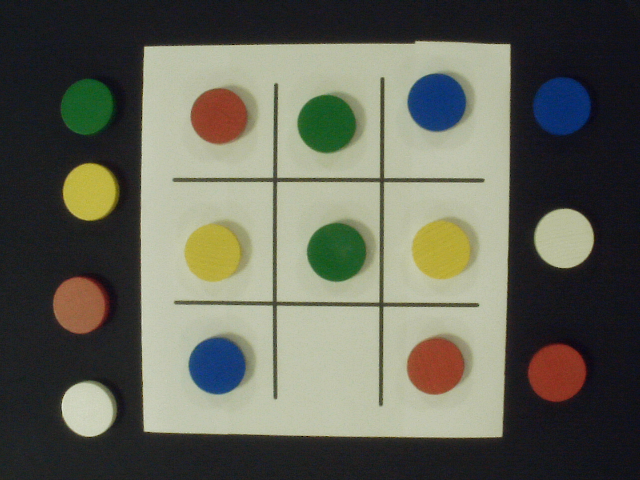
#> input picture Imagenes/javi_14.png, 640 x 480 px, found by its file name
$ python ejemplo_procesado_frame.py
#> lines starting #> are read from the running program, lines starting #| are printed output that depends on the picture; after the words box and inside, x2 and y2 are one past the last pixel; in counts of white or black regions, pixels touching at a corner belong together
### Visión/vision_tablero.py
import cv2
import numpy as np

# Umbral superior e inferior para cada color
umbral_inferior_azul = np.array([90, 50, 50])
umbral_superior_azul = np.array([130, 255, 255])
umbral_inferior_rojo1 = np.array([0, 100, 100])
umbral_superior_rojo1 = np.array([10, 255, 255])
umbral_inferior_rojo2 = np.array([160, 100, 100])
umbral_superior_rojo2 = np.array([180, 255, 255])
umbral_inferior_amarillo = np.array([20, 100, 100])
umbral_superior_amarillo = np.array([40, 255, 255])

# Devuelve máscaras para cada color
def obtener_mascaras_colores(frame):
    hsv = cv2.cvtColor(frame, cv2.COLOR_BGR2HSV)
    mascara_amarillo = cv2.inRange(hsv, umbral_inferior_amarillo, umbral_superior_amarillo)
    mascara_azul = cv2.inRange(hsv, umbral_inferior_azul, umbral_superior_azul)
    mascara_rojo1 = cv2.inRange(hsv, umbral_inferior_rojo1, umbral_superior_rojo1)
    mascara_rojo2 = cv2.inRange(hsv, umbral_inferior_rojo2, umbral_superior_rojo2)
    mascara_rojo = mascara_rojo1 + mascara_rojo2

    return mascara_amarillo, mascara_azul, mascara_rojo

# Devuelve un array de fichas (circulares) detectadas en 'frame' de un color contenido en 'mascara'
def obtener_fichas_color(frame, mascara) -> []:
    fichas = cv2.bitwise_and(frame, frame, mask = mascara)
    frame_gris = cv2.cvtColor(fichas, cv2.COLOR_BGR2GRAY)
    frame_gris = cv2.medianBlur(frame_gris, 5)
    fichas = cv2.HoughCircles(frame_gris, cv2.HOUGH_GRADIENT_ALT, 1, 20, param1=100, param2=0, minRadius=24, maxRadius=0)

    if fichas is not None:
        fichas = np.uint16(np.around(fichas))

    return fichas

# Devuelve los parámetros x, y, w, h que delimitan el rectángulo del tablero
def obtener_rectangulo_tablero(frame):
    frame_gris = cv2.cvtColor(frame, cv2.COLOR_BGR2GRAY)
    frame_desenfocado = cv2.GaussianBlur(frame_gris, (5, 5), 0)
    _, frame_umbralizado = cv2.threshold(frame_desenfocado, 50, 255, cv2.THRESH_BINARY)
    frame_bordes = cv2.Canny(frame_umbralizado, 20, 80)
    contornos, _ = cv2.findContours(frame_bordes, cv2.RETR_EXTERNAL, cv2.CHAIN_APPROX_SIMPLE)
    contorno_tablero = max(contornos, key=cv2.contourArea)

    return cv2.boundingRect(contorno_tablero)

# Devuelve las casillas con los parámetros x, y, w, h que delimitan el rectángulo del tablero
def obtener_rectangulos_casillas(rectangulo_tablero):
    ancho_casilla = int(rectangulo_tablero[2]/3)
    alto_casilla = int(rectangulo_tablero[3]/3)
    rectangulos_casillas = []

    for i in range(3):
        for j in range(3):
            rectangulos_casillas.append((rectangulo_tablero[0] + j*ancho_casilla,
                                         rectangulo_tablero[1] + i*alto_casilla, ancho_casilla, alto_casilla))

    return rectangulos_casillas

# Devuelve True si el centro de 'ficha' está dentro de 'rectangulo' (x, y, w, h)
def dentro(ficha, rectangulo) -> bool:
    centro_ficha_x = ficha[0]
    centro_ficha_y = ficha[1]
    radio_ficha = ficha[2]-5
    #radio_ficha = 5
    if  (rectangulo[0] < (centro_ficha_x-radio_ficha)) and ((centro_ficha_x+radio_ficha) < (rectangulo[0]+rectangulo[2])) and \
        (rectangulo[1] < (centro_ficha_y-radio_ficha)) and ((centro_ficha_y+radio_ficha) < (rectangulo[1]+rectangulo[3])):
        return True
    else:
        return False

# Devuelve la primera 'ficha' que no está dentro de 'rectangulo_tablero'
def obtener_ficha_libre(fichas, rectangulo_tablero):
    for i in fichas[0, :]:
        if not dentro(i, rectangulo_tablero):
            return i

# Devuelve un entero que transformado a base 3 representa el estado del tablero
def obtener_estado_tablero(frame) -> int:
    rect_tablero = obtener_rectangulo_tablero(frame)
    rect_casillas = obtener_rectangulos_casillas(rect_tablero)
    mascara_2, mascara_1, _ = obtener_mascaras_colores(frame)
    fichas_1 = obtener_fichas_color(frame, mascara_1)
    fichas_2 = obtener_fichas_color(frame, mascara_2)
    estado = 0

    for i in range(9):
        print("i: ", i)
        if fichas_1 is not None:
            for j in fichas_1[0, :]:
                if dentro(j, rect_casillas[i]):
                    print("azul: ", j)
                    estado += 1*(3**i)
        if fichas_2 is not None:
            for k in fichas_2[0, :]:
                if dentro(k, rect_casillas[i]):
                    print("amarillo: ",k)
                    estado += 2*(3**i)

    return estado

# Dibuja contornos y formas sobre el frame
def dibujar_sobre_frame(frame):
    rect_tablero = obtener_rectangulo_tablero(frame)
    rect_casillas = obtener_rectangulos_casillas(rect_tablero)
    mascara_2, mascara_1, _ = obtener_mascaras_colores(frame)

    # Dibuja el rectángulo del tablero y las casillas
    cv2.rectangle(frame, (rect_tablero[0],rect_tablero[1]),
                (rect_tablero[0]+rect_tablero[2], rect_tablero[1]+rect_tablero[3]), (0, 255, 0), 1)
    for casilla in rect_casillas:
        cv2.rectangle(frame, (casilla[0],casilla[1]), (casilla[0]+casilla[2], casilla[1]+casilla[3]), (0, 255, 0), 1)

    # Dibuja sobre el frame el centro de las fichas del jugador 1 y su circunferencia
    fichas_1 = obtener_fichas_color(frame, mascara_1)
    if fichas_1 is not None:
        for i in fichas_1[0, :]:
            cv2.circle(frame, (i[0], i[1]), 2, (255, 255, 200), 3)
            if dentro(i, rect_tablero):
                cv2.circle(frame, (i[0], i[1]), i[2], (0, 255, 0), 3)
            else:
                cv2.circle(frame, (i[0], i[1]), i[2], (0, 255, 255), 3)
        ficha_libre = obtener_ficha_libre(fichas_1, rect_tablero)
        if ficha_libre is not None:
            print('Ficha libre 1, X: ', ficha_libre[0])
            print('Ficha libre 1, Y: ',ficha_libre[1])

    # Dibuja sobre el frame el centro de las fichas del jugador 2 y su circunferencia
    fichas_2 = obtener_fichas_color(frame, mascara_2)
    if fichas_2 is not None:
        for i in fichas_2[0, :]:
            cv2.circle(frame, (i[0], i[1]), 2, (0, 150, 255), 3)
            if dentro(i, rect_tablero):
                cv2.circle(frame, (i[0], i[1]), i[2], (0, 255, 0), 3)
            else:
                cv2.circle(frame, (i[0], i[1]), i[2], (0, 255, 255), 3)
        ficha_libre = obtener_ficha_libre(fichas_2, rect_tablero)
        if ficha_libre is not None:
            print('Ficha libre 2, X: ', ficha_libre[0])
            print('Ficha libre 2, Y: ',ficha_libre[1])

    return frame

### Visión/ejemplo_procesado_frame.py
import cv2
import numpy as np
import vision_tablero as vt

# Carga una imagen
image = cv2.imread('Imagenes/javi_14.png')
#> image is the input picture: shape (480, 640, 3); mean B, G, R 87.8, 100.2, 99

# Obtiene el estado del tablero
# Siempre se obtiene el estado del tablero antes de dibujar en el frame!
print(vt.obtener_estado_tablero(image))
#> in obtener_rectangulo_tablero, `_, frame_umbralizado = cv2.threshold(frame_desenfocado, 50, 255, cv2.T..`:
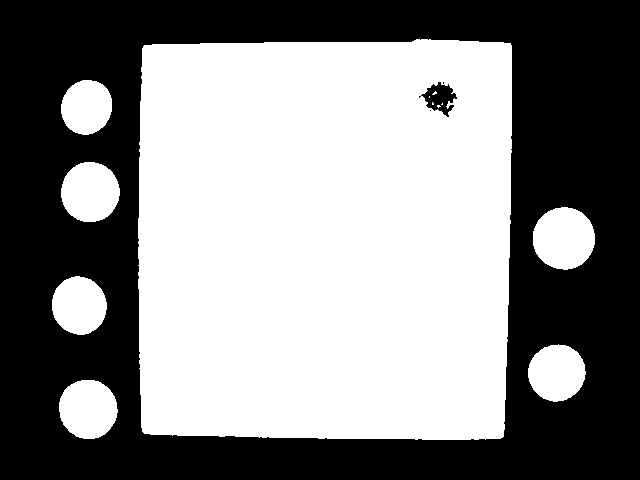
#> frame_umbralizado: shape (480, 640); 52.6% white; 4 black regions (2 under 20 px), largest, box (x1, y1, x2, y2) and area: (0, 0, 640, 480) 145021, (419, 82, 457, 117) 649
#> in obtener_rectangulo_tablero, `frame_bordes = cv2.Canny(frame_umbralizado, 20, 80)`:
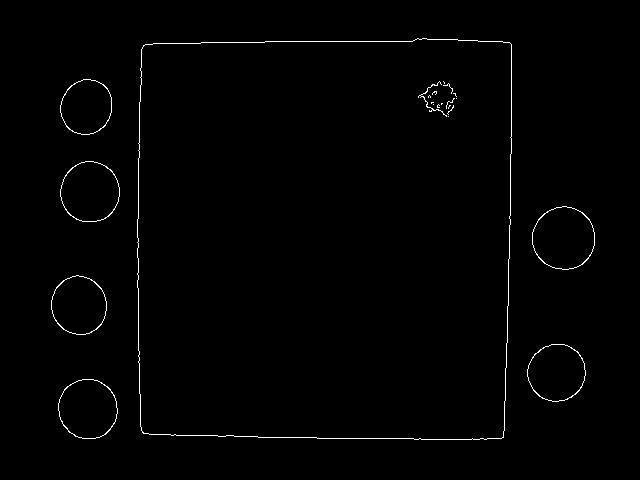
#> frame_bordes: shape (480, 640); 0.92% white in thin lines or dots, all inside (x1, y1, x2, y2) = (51, 38, 595, 440)
#> in obtener_rectangulo_tablero, `contornos, _ = cv2.findContours(frame_bordes, cv2.RETR_EXTERNAL, cv2.C..`: contornos = 7 contours; box (x1, y1, x2, y2) and area: (137, 38, 512, 440) 146290, (532, 206, 595, 270) 3075, (60, 161, 120, 222) 2796, (58, 379, 118, 439) 2757, (527, 344, 586, 402) 2580, (51, 275, 107, 335) 2526, (60, 79, 112, 135) 2214
#> in obtener_rectangulo_tablero, `contorno_tablero = max(contornos, key=cv2.contourArea)`: contorno_tablero = contour of 148 points, box (x1, y1, x2, y2) (137, 38, 512, 440), area 146290
#> in obtener_estado_tablero, `rect_tablero = obtener_rectangulo_tablero(frame)`: rect_tablero = (137, 38, 375, 402)
#> in obtener_rectangulos_casillas, `ancho_casilla = int(rectangulo_tablero[2]/3)`: ancho_casilla = 125
#> in obtener_rectangulos_casillas, `alto_casilla = int(rectangulo_tablero[3]/3)`: alto_casilla = 134
#> after the loop in obtener_rectangulos_casillas, `for i in range(3):`: rectangulos_casillas = [(137, 38, 125, 134), (262, 38, 125, 134), (387, 38, 125, 134), (137, 172, 125, 134), (262, 172, 125, 134), (387, 172, 125, 134), (137, 306, 125, 134), (262, 306, 125, 134), (387, 306, 125, 134)]
#> in obtener_estado_tablero, `rect_casillas = obtener_rectangulos_casillas(rect_tablero)`: rect_casillas has the same summary as rectangulos_casillas in obtener_rectangulos_casillas
#> in obtener_fichas_color, `fichas = cv2.HoughCircles(frame_gris, cv2.HOUGH_GRADIENT_ALT, 1, 20, p..`: fichas = [[220, 369, 28.96], [562, 105, 29.36], [436, 101, 28.86]]
#> in obtener_fichas_color, `fichas = np.uint16(np.around(fichas))`: fichas = [[220, 369, 29], [562, 105, 29], [436, 101, 29]]
#> in obtener_fichas_color (call 2), `frame_gris = cv2.cvtColor(fichas, cv2.COLOR_BGR2GRAY)`:
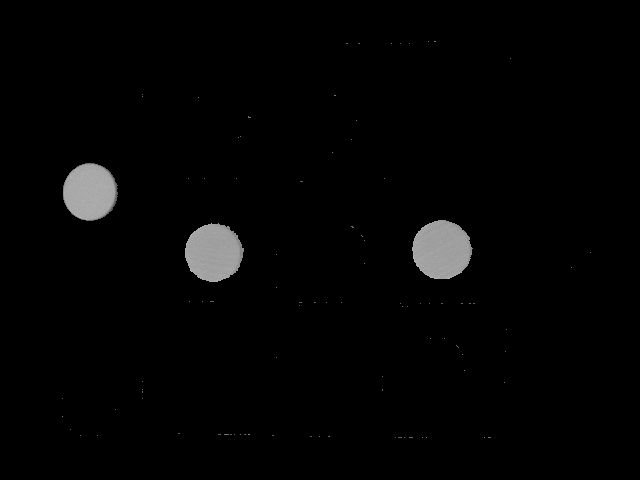
#> frame_gris: shape (480, 640); min 0, max 183, mean 4.2
#> in obtener_fichas_color (call 2), `fichas = cv2.HoughCircles(frame_gris, cv2.HOUGH_GRADIENT_ALT, 1, 20, p..`: fichas = [[210, 254, 29.03], [443, 248, 29.52], [89, 191, 28.07]]
#> in obtener_fichas_color (call 2), `fichas = np.uint16(np.around(fichas))`: fichas = [[210, 254, 29], [443, 248, 30], [89, 191, 28]]
#> after the loop in obtener_estado_tablero, `for i in range(9):`: estado = 1278
#| 1278

# Dibuja sobre el frame las formas y contornos relevantes
vt.dibujar_sobre_frame(image)
#> in dibujar_sobre_frame, `rect_tablero = obtener_rectangulo_tablero(frame)`: rect_tablero = (137, 38, 375, 402)
#> in dibujar_sobre_frame, `rect_casillas = obtener_rectangulos_casillas(rect_tablero)`: rect_casillas has the same summary as rectangulos_casillas in obtener_rectangulos_casillas
#> in dibujar_sobre_frame, `cv2.rectangle(frame, (rect_tablero[0],rect_tablero[1]), (rect_tablero[..`:
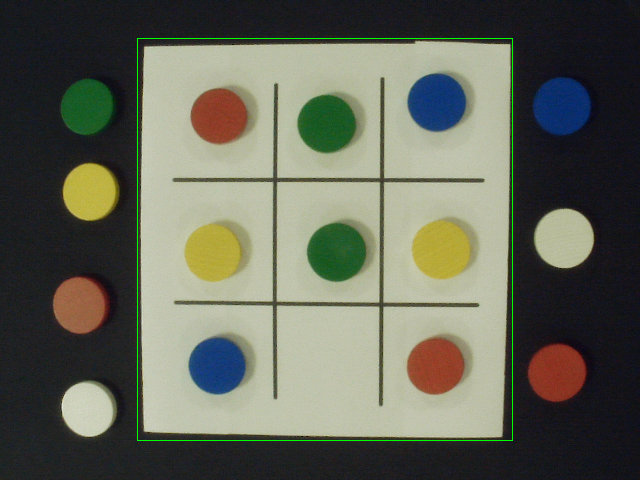
#> frame: shape (480, 640, 3); 0.51% of pixels changed, all inside (x1, y1, x2, y2) = (137, 38, 513, 441)
#> the loop in dibujar_sobre_frame, `for casilla in rect_casillas:` made 9 passes
#> after the loop in dibujar_sobre_frame, `for casilla in rect_casillas:`:
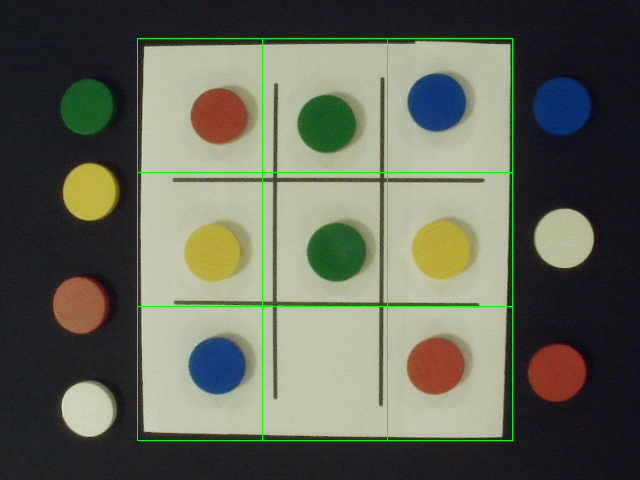
#> frame: shape (480, 640, 3); 0.5% of pixels changed, all inside (x1, y1, x2, y2) = (138, 39, 512, 440)
#> in dibujar_sobre_frame, `fichas_1 = obtener_fichas_color(frame, mascara_1)`: fichas_1 = [[220, 369, 29], [562, 105, 29], [436, 101, 29]]
#> the loop in dibujar_sobre_frame, `for i in fichas_1[0, :]:` made 3 passes
#> (i, centro_ficha_x in dentro, centro_ficha_y in dentro) on passes 1 to 3: ([220, 369, 29], 220, 369), ([562, 105, 29], 562, 105), ([436, 101, 29], 436, 101)
#> after the loop in dibujar_sobre_frame, `for i in fichas_1[0, :]:`:
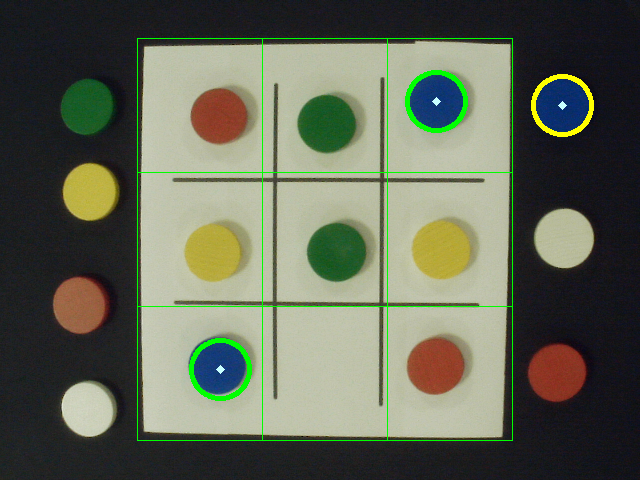
#> frame: shape (480, 640, 3); 0.95% of pixels changed, all inside (x1, y1, x2, y2) = (189, 70, 594, 401)
#> the loop in obtener_ficha_libre, `for i in fichas[0, :]:` made 2 passes
#> (i, centro_ficha_x in dentro, centro_ficha_y in dentro, radio_ficha in dentro) on passes 1 to 2: ([220, 369, 29], 220, 369, 24), ([562, 105, 29], 562, 105, 24)
#> in dibujar_sobre_frame, `ficha_libre = obtener_ficha_libre(fichas_1, rect_tablero)`: ficha_libre = [562, 105, 29]
#| Ficha libre 1, X:  562
#| Ficha libre 1, Y:  105
#> in dibujar_sobre_frame, `fichas_2 = obtener_fichas_color(frame, mascara_2)`: fichas_2 = [[210, 254, 29], [443, 248, 30], [89, 191, 28]]
#> the loop in dibujar_sobre_frame, `for i in fichas_2[0, :]:` made 3 passes
#> (i, centro_ficha_x in dentro, centro_ficha_y in dentro, radio_ficha in dentro) on passes 1 to 3: ([210, 254, 29], 210, 254, 24), ([443, 248, 30], 443, 248, 25), ([89, 191, 28], 89, 191, 23)
#> after the loop in dibujar_sobre_frame, `for i in fichas_2[0, :]:`:
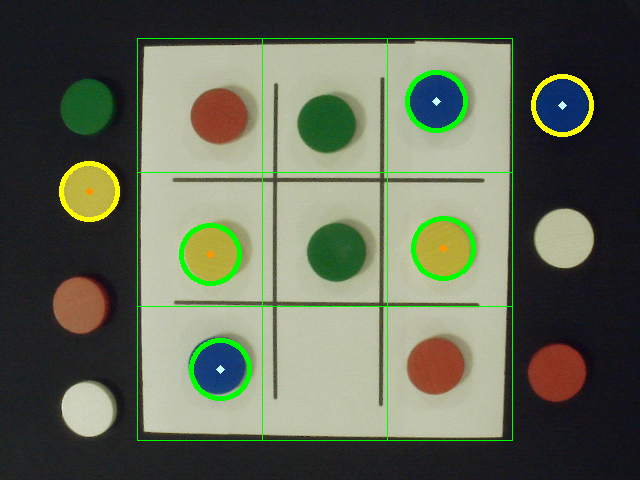
#> frame: shape (480, 640, 3); 0.93% of pixels changed, all inside (x1, y1, x2, y2) = (59, 161, 476, 286)
#> the loop in obtener_ficha_libre, `for i in fichas[0, :]:` made 3 passes
#> in dibujar_sobre_frame, `ficha_libre = obtener_ficha_libre(fichas_2, rect_tablero)`: ficha_libre = [89, 191, 28]
#| Ficha libre 2, X:  89
#| Ficha libre 2, Y:  191

# Muestra el frame sobredibujado
cv2.imshow('Fichas Libres', image)

# Guarda el frame sobredibujado
#cv2.imwrite('Imagenes/presentacion_4.png', image)

cv2.waitKey(0)
cv2.destroyAllWindows()

$ run again, with Imagenes/javi_1.png copied over Imagenes/javi_14.png
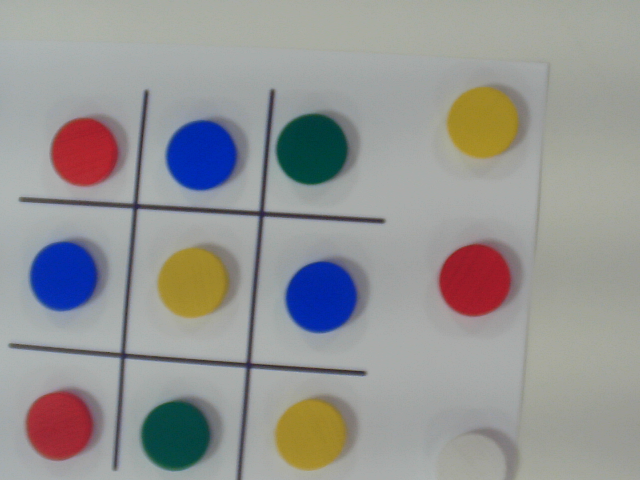
#> input picture Imagenes/javi_1.png, 640 x 480 px, found by its file name
#> image is the input picture: shape (480, 640, 3); mean B, G, R 148.4, 149.1, 149.2
#> in obtener_rectangulo_tablero, `_, frame_umbralizado = cv2.threshold(frame_desenfocado, 50, 255, cv2.T..`:
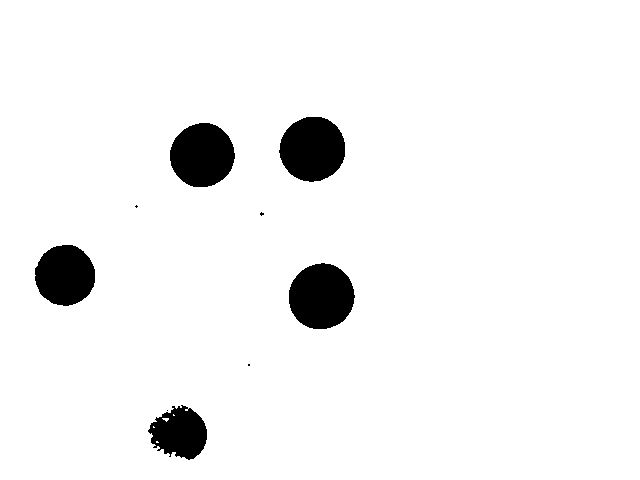
#> frame_umbralizado: shape (480, 640); 95.1% white; 9 black regions (4 under 20 px), largest, box (x1, y1, x2, y2) and area: (289, 263, 355, 329) 3389, (279, 117, 345, 182) 3348, (170, 123, 235, 187) 3239, (35, 245, 95, 306) 2862, (148, 405, 207, 460) 2199
#> frame_bordes: shape (480, 640); 0.36% white in thin lines or dots, all inside (x1, y1, x2, y2) = (34, 116, 355, 460)
#> contornos = 22 contours, 17 with area under 20; largest, box (x1, y1, x2, y2) and area: (288, 262, 355, 329) 3400, (278, 116, 345, 182) 3358, (169, 122, 235, 187) 3252, (34, 244, 95, 306) 2872, (160, 408, 207, 460) 20
#> contorno_tablero = contour of 104 points, box (x1, y1, x2, y2) (288, 262, 355, 329), area 3400
#> in obtener_estado_tablero, `rect_tablero = obtener_rectangulo_tablero(frame)`: rect_tablero = (288, 262, 67, 67)
#> ancho_casilla = 22
#> after the loop in obtener_rectangulos_casillas, `for i in range(3):`: rectangulos_casillas = [(288, 262, 22, 22), (310, 262, 22, 22), (332, 262, 22, 22), (288, 284, 22, 22), (310, 284, 22, 22), (332, 284, 22, 22), (288, 306, 22, 22), (310, 306, 22, 22), (332, 306, 22, 22)]
#> in obtener_estado_tablero, `rect_casillas = obtener_rectangulos_casillas(rect_tablero)`: rect_casillas has the same summary as rectangulos_casillas in obtener_rectangulos_casillas
#> hsv: shape (480, 640, 3); mean H, S, V 69.5, 39, 160.4
#> mascara_amarillo: shape (480, 640); 3.9% white; 3 white regions, box (x1, y1, x2, y2) and area: (447, 87, 519, 159) 4012, (275, 399, 347, 470) 3958, (158, 248, 229, 318) 3875
#> mascara_azul: shape (480, 640); 5% white; 421 white regions (392 under 20 px), largest, box (x1, y1, x2, y2) and area: (284, 259, 360, 335) 4470, (165, 118, 240, 193) 4409, (28, 239, 102, 314) 4299
#> mascara_rojo1: shape (480, 640); 0.25% white in thin lines or dots, all inside (x1, y1, x2, y2) = (27, 118, 505, 460)
#> mascara_rojo2: shape (480, 640); 3.4% white; 11 white regions (8 under 20 px), largest, box (x1, y1, x2, y2) and area: (439, 244, 512, 316) 3956, (28, 391, 94, 458) 3302, (53, 119, 119, 185) 3197
#> mascara_rojo: shape (480, 640); 3.7% white; 3 white regions, box (x1, y1, x2, y2) and area: (439, 244, 512, 316) 4096, (27, 391, 94, 460) 3587, (52, 118, 119, 186) 3566
#> in obtener_fichas_color, `fichas = cv2.HoughCircles(frame_gris, cv2.HOUGH_GRADIENT_ALT, 1, 20, p..`: fichas = [[201, 155, 35.81], [322, 297, 36.18], [65, 276, 35.25]]
#> in obtener_fichas_color, `fichas = np.uint16(np.around(fichas))`: fichas = [[201, 155, 36], [322, 297, 36], [65, 276, 35]]
#> in obtener_estado_tablero, `fichas_2 = obtener_fichas_color(frame, mascara_2)`: fichas_2 = [[193, 280, 34], [312, 432, 35], [481, 122, 36]]
#> after the loop in obtener_estado_tablero, `for i in range(9):`: estado = 0
#| 0
#> in dibujar_sobre_frame, `rect_tablero = obtener_rectangulo_tablero(frame)`: rect_tablero = (288, 262, 67, 67)
#> in dibujar_sobre_frame, `rect_casillas = obtener_rectangulos_casillas(rect_tablero)`: rect_casillas has the same summary as rectangulos_casillas in obtener_rectangulos_casillas
#> the loop in dibujar_sobre_frame, `for casilla in rect_casillas:` made 9 passes
#> in dibujar_sobre_frame, `fichas_1 = obtener_fichas_color(frame, mascara_1)`: fichas_1 = [[322, 297, 36], [201, 155, 36], [65, 276, 35]]
#> the loop in dibujar_sobre_frame, `for i in fichas_1[0, :]:` made 3 passes
#> (i, centro_ficha_x in dentro, centro_ficha_y in dentro, radio_ficha in dentro) on passes 1 to 3: ([322, 297, 36], 322, 297, 31), ([201, 155, 36], 201, 155, 31), ([65, 276, 35], 65, 276, 30)
#> the loop in obtener_ficha_libre, `for i in fichas[0, :]:` made 2 passes
#> in dibujar_sobre_frame, `ficha_libre = obtener_ficha_libre(fichas_1, rect_tablero)`: ficha_libre = [201, 155, 36]
#| Ficha libre 1, X:  201
#| Ficha libre 1, Y:  155
#> in dibujar_sobre_frame, `fichas_2 = obtener_fichas_color(frame, mascara_2)`: fichas_2 = [[193, 280, 34], [312, 432, 35], [481, 122, 36]]
#> the loop in dibujar_sobre_frame, `for i in fichas_2[0, :]:` made 3 passes
#> (i, centro_ficha_x in dentro, centro_ficha_y in dentro) on passes 1 to 3: ([193, 280, 34], 193, 280), ([312, 432, 35], 312, 432), ([481, 122, 36], 481, 122)
#> after the loop in dibujar_sobre_frame, `for i in fichas_2[0, :]:`:
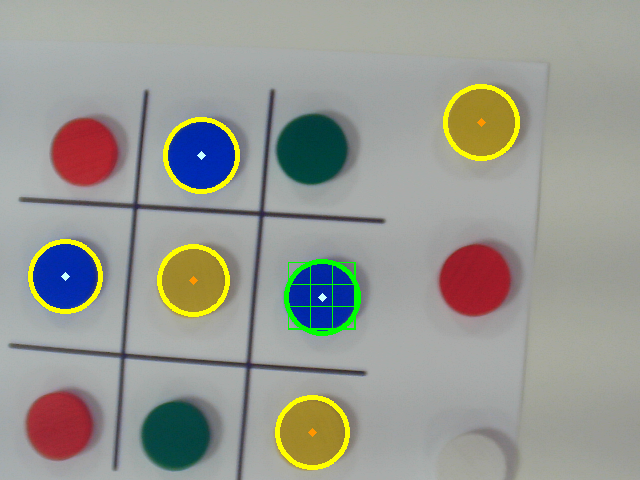
#> frame: shape (480, 640, 3); mean B, G, R 145.6, 152.4, 151.3
#> the loop in obtener_ficha_libre, `for i in fichas[0, :]:` made 1 pass
#> (i, centro_ficha_x in dentro, centro_ficha_y in dentro, radio_ficha in dentro) on pass 1: ([193, 280, 34], 193, 280, 29)
#> in dibujar_sobre_frame, `ficha_libre = obtener_ficha_libre(fichas_2, rect_tablero)`: ficha_libre = [193, 280, 34]
#| Ficha libre 2, X:  193
#| Ficha libre 2, Y:  280
